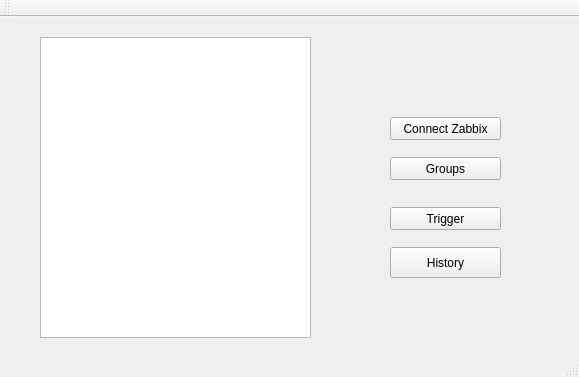
<?xml version="1.0" encoding="UTF-8"?>
<ui version="4.0">
 <class>MainWindow</class>
 <widget class="QMainWindow" name="MainWindow">
  <property name="geometry">
   <rect>
    <x>0</x>
    <y>0</y>
    <width>579</width>
    <height>377</height>
   </rect>
  </property>
  <property name="windowTitle">
   <string>MainWindow</string>
  </property>
  <widget class="QWidget" name="centralWidget">
   <widget class="QPushButton" name="pushButton">
    <property name="geometry">
     <rect>
      <x>390</x>
      <y>100</y>
      <width>111</width>
      <height>23</height>
     </rect>
    </property>
    <property name="text">
     <string>Connect Zabbix</string>
    </property>
   </widget>
   <widget class="QPlainTextEdit" name="plainTextEdit">
    <property name="geometry">
     <rect>
      <x>40</x>
      <y>20</y>
      <width>271</width>
      <height>301</height>
     </rect>
    </property>
   </widget>
   <widget class="QPushButton" name="pushButton_2">
    <property name="geometry">
     <rect>
      <x>390</x>
      <y>140</y>
      <width>111</width>
      <height>23</height>
     </rect>
    </property>
    <property name="text">
     <string>Groups</string>
    </property>
   </widget>
   <widget class="QPushButton" name="pushButton_Trigger">
    <property name="geometry">
     <rect>
      <x>390</x>
      <y>190</y>
      <width>111</width>
      <height>23</height>
     </rect>
    </property>
    <property name="text">
     <string>Trigger</string>
    </property>
   </widget>
   <widget class="QPushButton" name="pushButton_History">
    <property name="geometry">
     <rect>
      <x>390</x>
      <y>230</y>
      <width>111</width>
      <height>31</height>
     </rect>
    </property>
    <property name="text">
     <string>History</string>
    </property>
   </widget>
  </widget>
  <widget class="QMenuBar" name="menuBar">
   <property name="geometry">
    <rect>
     <x>0</x>
     <y>0</y>
     <width>579</width>
     <height>21</height>
    </rect>
   </property>
  </widget>
  <widget class="QToolBar" name="mainToolBar">
   <attribute name="toolBarArea">
    <enum>TopToolBarArea</enum>
   </attribute>
   <attribute name="toolBarBreak">
    <bool>false</bool>
   </attribute>
  </widget>
  <widget class="QStatusBar" name="statusBar"/>
 </widget>
 <layoutdefault spacing="6" margin="11"/>
 <resources/>
 <connections/>
</ui>
